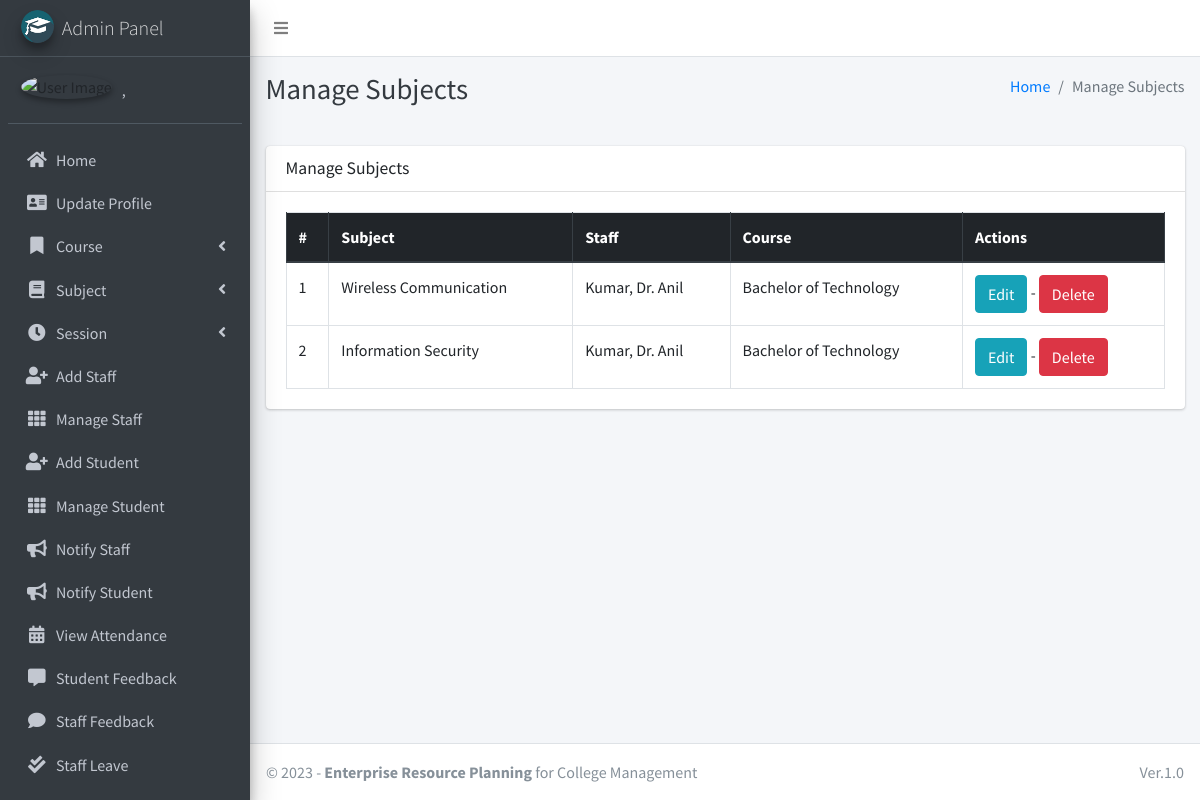
Page /subject/manage/ (signed in) on the earlier database version.
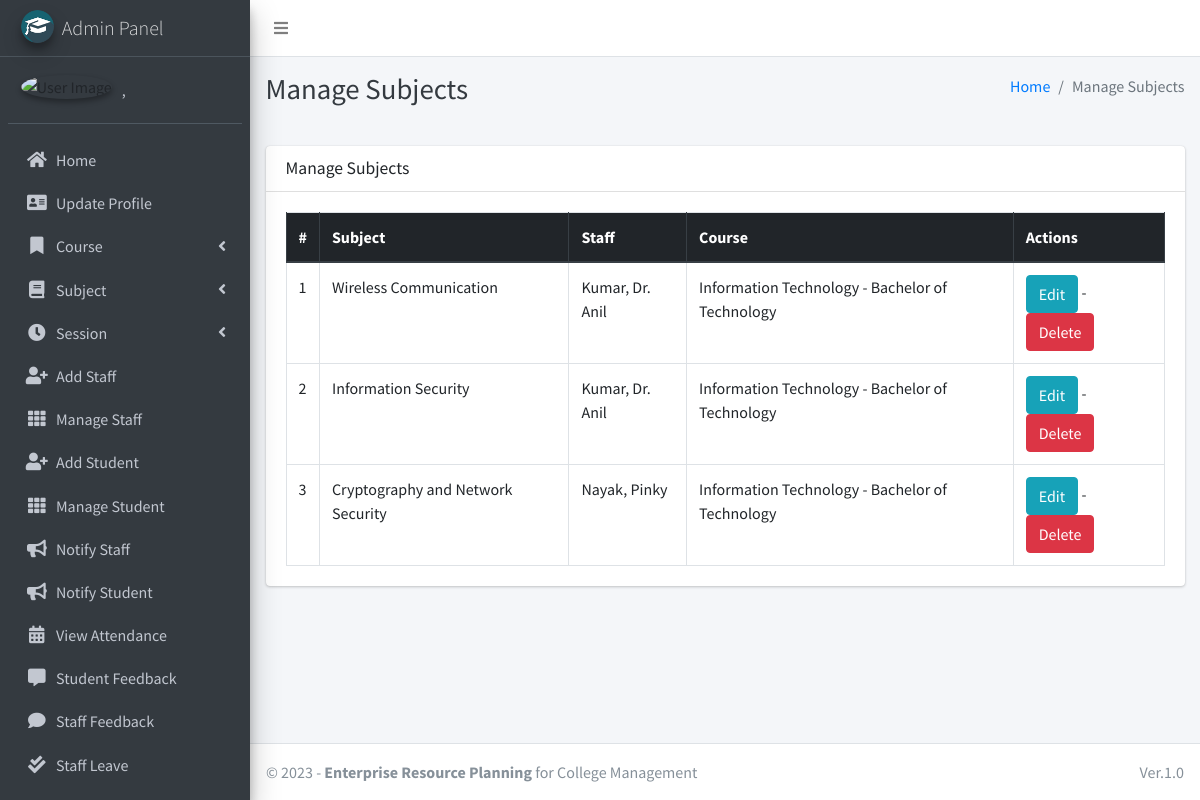
Same page on the later database version.
### main_app/models.py (models this page shows, shortened)
class Subject(models.Model):
    name = models.CharField(max_length=120)
    staff = models.ForeignKey(Staff,on_delete=models.CASCADE,)
    course = models.ForeignKey(Course, on_delete=models.CASCADE)
    updated_at = models.DateTimeField(auto_now=True)
    created_at = models.DateTimeField(auto_now_add=True)

class Staff(models.Model):
    course = models.ForeignKey(Course, on_delete=models.DO_NOTHING, null=True, blank=False)
    admin = models.OneToOneField(CustomUser, on_delete=models.CASCADE)

class CustomUser(AbstractUser):
    USER_TYPE = ((1, "HOD"), (2, "Staff"), (3, "Student"))
    GENDER = [("M", "Male"), ("F", "Female")]
    username = None  # Removed username, using email instead
    email = models.EmailField(unique=True)
    user_type = models.CharField(default=1, choices=USER_TYPE, max_length=1)
    gender = models.CharField(max_length=1, choices=GENDER)
    profile_pic = models.ImageField()
    address = models.TextField()
    fcm_token = models.TextField(default="")  # For firebase notifications
    created_at = models.DateTimeField(auto_now_add=True)
    updated_at = models.DateTimeField(auto_now=True)
    USERNAME_FIELD = "email"
    REQUIRED_FIELDS = []
    objects = CustomUserManager()
    def __str__(self):
        return self.last_name + ", " + self.first_name

class Course(models.Model):
    name = models.CharField(max_length=120)
    created_at = models.DateTimeField(auto_now_add=True)
    updated_at = models.DateTimeField(auto_now=True)

### main_app/hod_views.py (the view)
# urls.py: path("subject/manage/", hod_views.manage_subject, name='manage_subject'),
def manage_subject(request):
    subjects = Subject.objects.all()
    context = {
        'subjects': subjects,
        'page_title': 'Manage Subjects'
    }
    return render(request, "hod_template/manage_subject.html", context)

### main_app/templates/hod_template/manage_subject.html
{% extends 'main_app/base.html' %}
{% load static %}
{% block page_title %}{{page_title}}{% endblock page_title %}
{% block content %}
<section class="content">
    <div class="container-fluid">
        <div class="row">
            <div class="col-md-12">
                <div class="card">
                    <div class="card-header">
                        <h3 class="card-title">{{page_title}}</h3>
                    </div>
                    <div class="card-body">
                        <table id="example2" class="table table-bordered table-hover">
                            <thead class="thead-dark">
                                <tr>
                                    <th>#</th>
                                    <th>Subject</th>
                                    <th>Staff</th>
                                    <th>Course</th>
                                    <th>Actions</th>
                                </tr>
                            </thead>
                            <tbody>
                                {% for subject in subjects %}
                                <tr>
                                    <td>{{ forloop.counter }}</td>
                                    <td>{{subject.name}}</td>
                                    <td>{{subject.staff.admin}}</td>
                                    <td>{{subject.course.name}}</td>
                                    <td>
                                        <a href="{% url 'edit_subject' subject.id %}" class="btn btn-info">Edit</a> -
                                        <a href="{% url 'delete_subject' subject.id %}" onclick="return confirm('Are you sure you want to delete this ?')" class="btn btn-danger">Delete</a>
                                    </td>
                                </tr>
                                {% endfor %}
                            </tbody>
                        </table>
                    </div>
                </div>
            </div>
        </div>
    </div>
</section>
{% endblock content %}

Differences in the rows shown:
changed through a linked row, Subject "Wireless Communication": course.name "Bachelor of Technology" → "Information Technology - Bachelor of Technology"
changed through a linked row, Subject "Information Security": course.name "Bachelor of Technology" → "Information Technology - Bachelor of Technology"
added Subject: name "Cryptography and Network Security", staff.admin "Nayak, Pinky", course.name "Information Technology - Bachelor of Technology"
